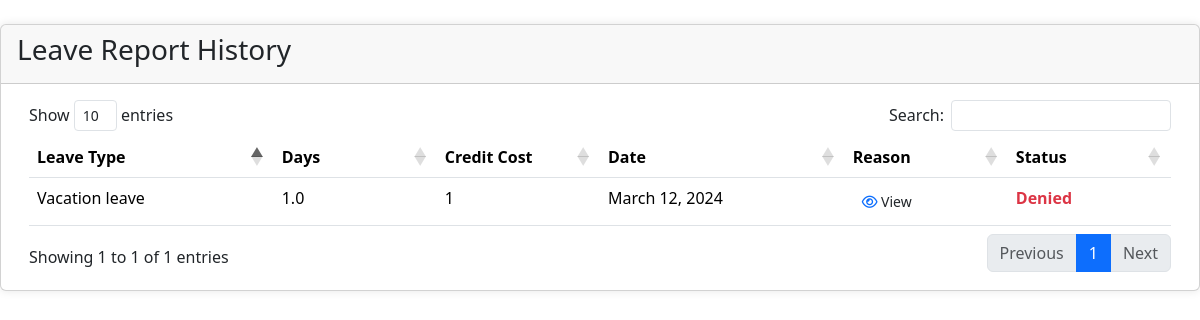
The app's page /user/history.php, older data.
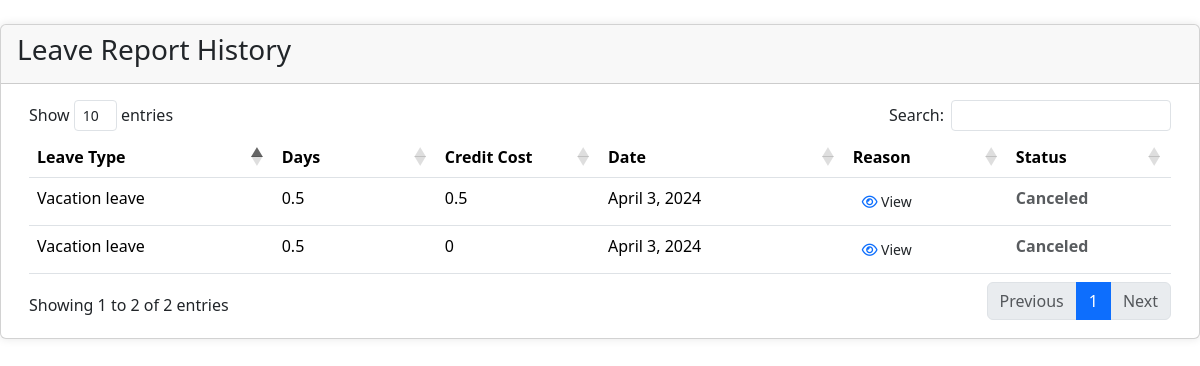
The same page, newer data.
### tables this page shows
CREATE TABLE `employee_leave` (
  `leave_id` int(11) NOT NULL,
  `employee_id` varchar(20) NOT NULL,
  `leave_type` int(11) NOT NULL,
  `date` date NOT NULL,
  `status` varchar(50) NOT NULL,
  `reason` varchar(150) NOT NULL,
  `days` float NOT NULL,
  `credit_cost` float NOT NULL
);

CREATE TABLE `leave_type` (
  `type_id` int(11) NOT NULL,
  `leave_name` varchar(50) NOT NULL
);

### user/history.php (the view, shortened to what this page needs)
<?php
    require('../config.php');
?>
<!DOCTYPE html>
<html lang="en">
<head>
    <link rel="stylesheet" href="../css/contents.css?ver=0001">
    <link href="https://cdn.jsdelivr.net/npm/bootstrap@5.3.3/dist/css/bootstrap.min.css" rel="stylesheet">
    <link rel="stylesheet" type="text/css" href="https://cdn.datatables.net/1.11.5/css/dataTables.bootstrap4.min.css">
</head>
<body>
<div class="card card-outline card-primary mt-4" id="load-content">
	<div class="card-header d-flex justify-content-between">
		<h3 class="card-title">Leave Report History</h3>
	</div>
	<div class="card-body">
        <div class="container-fluid">
			<table id="tableData" class="table table-hover table-stripped">
				<colgroup>
                    <col width="15%">
					<col width="10%">
					<col width="10%">
					<col width="15%">
					<col width="10%">
					<col width="10%">
				</colgroup>
				<thead>
					<tr>
                        <th>Leave Type</th>
						<th>Days</th>
						<th>Credit Cost</th>
						<th>Date</th>
						<th>Reason</th>
						<th>Status</th>
					</tr>
				</thead>
				<tbody>
                        <?php
                            $reportSql = $con -> query("SELECT * FROM
                                employee_leave
                                INNER JOIN employee ON employee_leave.employee_id=employee.employee_id
                                INNER JOIN leave_type ON employee_leave.leave_type = leave_type.type_id
                                WHERE employee.employee_id = '$employeeId' AND  employee_leave.status = 'Accepted' OR employee_leave.status = 'Rejected' OR employee_leave.status = 'Canceled'"
                            );
                            while($employee = $reportSql -> fetch_assoc()){
                        ?>
						<tr>
							<td><?=$employee['leave_name']?></td>
							<td><?=$employee['days']?></td>
							<td><?=$employee['credit_cost']?></td>
							<td><?= date('F j, Y', strtotime($employee['date'])) ?></td>
							<td>
                                <button class="btn btn-flat btn-default btn-sm view_application" type="button" data-reason="<?=$employee['reason']?>">
                                    <i class="fa fa-eye text-primary"></i> View
                                </button>
							</td>
							<td>
                            <?php if($employee['status'] == 'Accepted'): ?>
									<b class="text-success">Approved</b>
								<?php elseif($employee['status'] == 'Rejected'): ?>
									<b class="text-danger">Denied</b>
                                    <?php elseif($employee['status'] == 'Canceled'): ?>
									<b class="text-muted">Canceled</b>
								<?php else: ?>
									<b class="text-primary">Pending</b>
								<?php endif; ?>
							</td>
						</tr>
                        <?php
                            }
                        ?>
				</tbody>
			</table>
		</div>
	</div>
</div>
</body>
</html>

### css/contents.css (style rules this page uses)
.card { position: relative; display: flex; flex-direction: column; min-width: 0; word-wrap: break-word; background-color: #fff; background-clip: border-box; border: 1px solid rgba(0, 0, 0, 0.125); border-radius: 0.25rem; }
.card-body { flex: 1 1 auto; padding: 1rem 1rem; }
.card-title { margin-bottom: 0.5rem; }
.card-header { padding: 0.5rem 1rem; margin-bottom: 0; background-color: rgba(0, 0, 0, 0.03); border-bottom: 1px solid rgba(0, 0, 0, 0.125); }
.card-header:first-child { border-radius: calc(0.25rem - 1px) calc(0.25rem - 1px) 0 0; }
.card { border-radius: 15px; box-shadow: 0 0 10px rgba(0, 0, 0, 0.1); }
.card-header { border-bottom: none; }
.card-body { padding: 20px; }
.table { margin-bottom: 0; }
.card-header { display: flex; justify-content: space-between; }

Row changes from the older to the newer data that the page shows:
no longer on this page (row edited): employee_leave: leave_type.leave_name "Vacation leave", days "1.0", credit_cost "1", date "March 12, 2024", status "Denied"
added employee_leave: leave_type.leave_name "Vacation leave", days "0.5", credit_cost "0.5", date "April 3, 2024", status "Canceled"
added employee_leave: leave_type.leave_name "Vacation leave", days "0.5", credit_cost "0", date "April 3, 2024", status "Canceled"
Text that changed along with them:
text written by a page script: "Show entries Search: Showing 1 to 1 of 1 entries Previous 1 Next" → "Show entries Search: Showing 1 to 2 of 2 entries Previous 1 Next"
